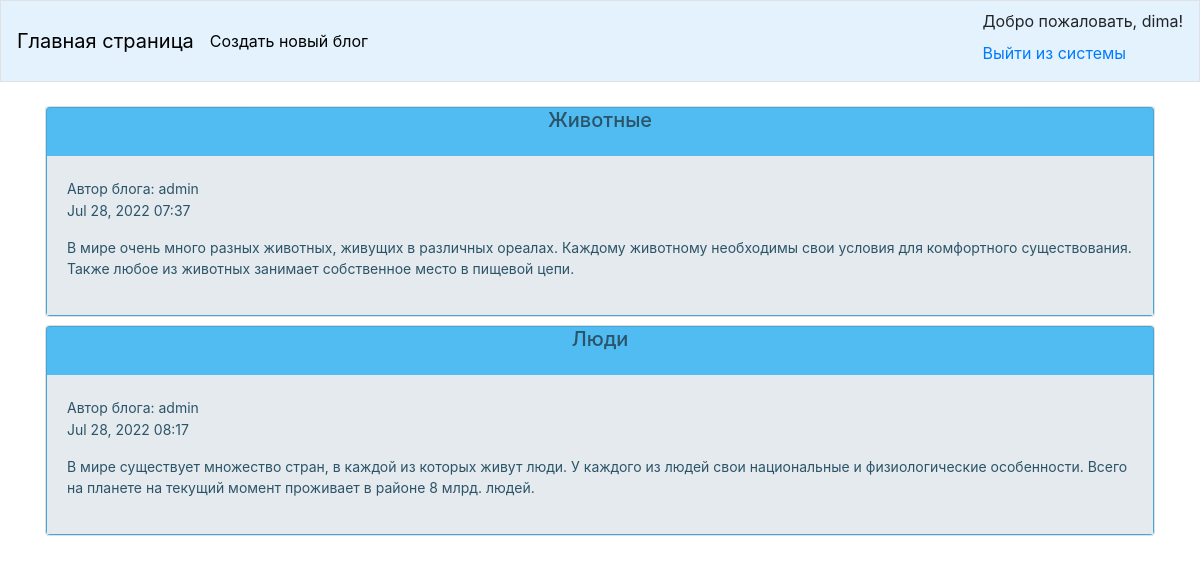
The page / (signed in) on the database as committed earlier.
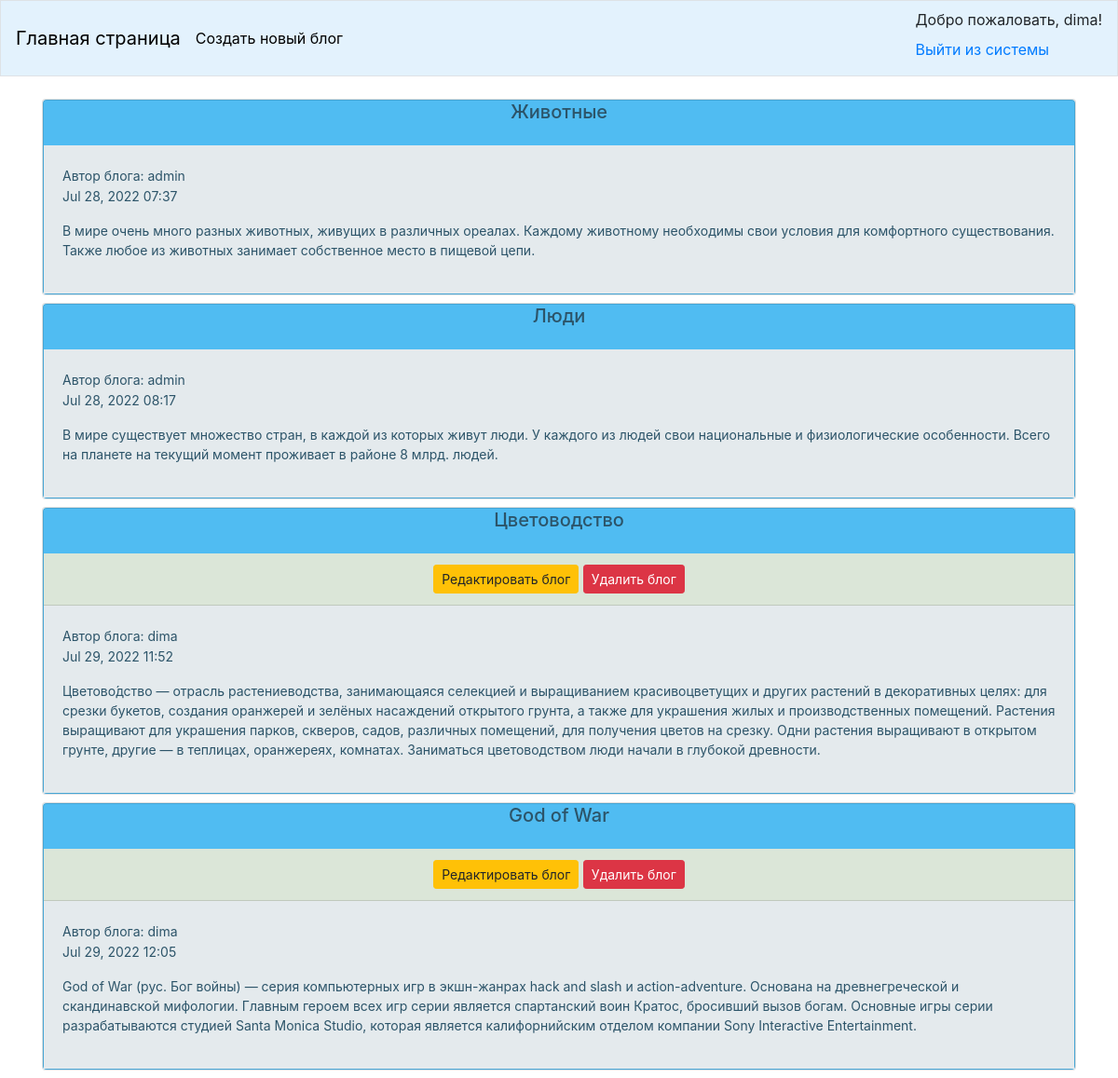
The same page on the database as committed later.
### blogs/models.py (models this page shows, shortened)
class BlogPost(models.Model):
    title = models.CharField(max_length=50, help_text='Введите название блога')
    text = models.TextField(help_text='Введите содержимое блога')
    date_added = models.DateTimeField(auto_now_add=True)
    owner = models.ForeignKey(User, on_delete=models.CASCADE)

### blogs/views.py (the view)
# urls.py: path('', views.main_page, name='main_page'),
def main_page(request):
    blogs = BlogPost.objects.all()
    context = {'blogs': blogs}
    return render(request, 'blogs/main_page.html', context)

### blogs/templates/blogs/main_page.html (shortened to what this page needs)
{% load bootstrap4 %}
<!DOCTYPE html>
<html lang="ru">
<head>
    {% bootstrap_css %}
</head>
<body>
    <nav class="navbar mb-4 border" style="background-color: #e3f2fd;">
        <a class="navbar-brand" style="color: black" href="{% url 'blogs:main_page' %}">Главная страница</a>
        <a class="navbar-text" style="color: black" href="{% url 'blogs:new_blog' %}">Создать новый блог</a>
        <div class="navbar-nav ml-auto">
            <ul class="navbar-nav ml-auto">
                {% if user.is_authenticated %}
                    <li class="nav-item">Добро пожаловать, {{user.username}}!</li>
                    <li class="nav-item">
                        <a class="navbar-text" href="{% url 'users:logout' %}">Выйти из системы</a>
                    </li>
                {% else %}
                    <li class="nav-item"><a href="{% url 'users:login' %}">Авторизация</a></li>
                    <li class="nav-item"><a href="{% url 'users:register' %}">Регистрация</a></li>
                {% endif %}
            </ul>
        </div>
    </nav>
    {% block content %}
    <main role="main" class="container ">
        {% for blog in blogs %}
            <div class="card mv-3 mb-2 border-bottom ">
                <div class="card header" style="background-color: #50bcf2; color: #2c5469">
                    <h5 align="center"> {{ blog.title|linebreaks }}</h5>
                    {% if blog.owner == request.user %}
                    <div class="card-header" style="background-color: #dbe6d8" align="center">
                            <a class="btn btn-sm btn-warning" href="{% url 'blogs:edit_blog' blog.id %}">
                               Редактировать блог</a>
                            <a class="btn btn-sm btn-danger" href="{% url 'blogs:delete_blog' blog.id %}">
                               Удалить блог</a>
                    </div>
                    {% endif %}
                    <div class="card-body" style="background-color: #e4eaed">
                                <small>
                                    Автор блога: {{blog.owner}}
                                    <p>{{ blog.date_added|date:'M d, Y H:i' }}</p>
                                    <p>{{ blog.text|linebreaks }}</p>
                                </small>
                    </div>
                </div>
            </div>
        {% endfor %}
    </main>
    {% endblock content %}
</body>
</html>

Rows that differ between the two databases and show on the page:
added BlogPost: title "Цветоводство", shows "Редактировать блог", owner "dima", date_added "Jul 29, 2022 11:52", text "Цветово́дство — отрасль растениеводства, занимающаяся селекцией и выращиванием красивоцветущих и других растений в декоративных целях: для срезки букетов, создания оранжерей и зелёных насаждений открытого грунта, а также для украшения жилых и производственных помещений. Растения выращивают для украшения парков, скверов, садов, различных помещений, для получения цветов на срезку. Одни растения выращивают в открытом грунте, другие — в теплицах, оранжереях, комнатах. Заниматься цветоводством люди начали в глубокой древности."
added BlogPost: title "God of War", shows "Редактировать блог", owner "dima", date_added "Jul 29, 2022 12:05", text "God of War (рус. Бог войны) — серия компьютерных игр в экшн-жанрах hack and slash и action-adventure. Основана на древнегреческой и скандинавской мифологии. Главным героем всех игр серии является спартанский воин Кратос, бросивший вызов богам. Основные игры серии разрабатываются студией Santa Monica Studio, которая является калифорнийским отделом компании Sony Interactive Entertainment."
